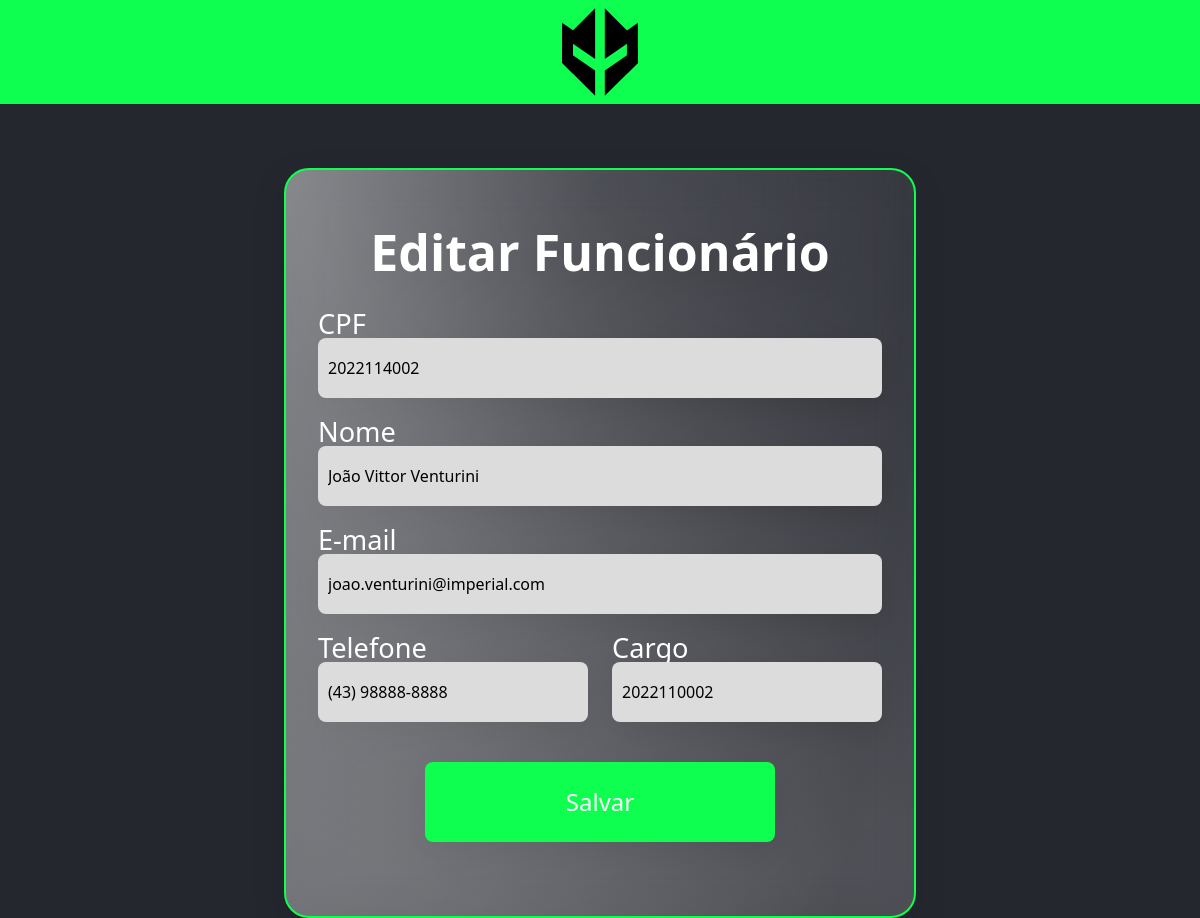
Screenshot of /Funcionario/Update.php?cpf=2022114002 with the database file from the repository.
### tables this page shows
CREATE TABLE funcionario (
  cpf VARCHAR(25) NOT NULL,
  nome VARCHAR(100),
  telefone VARCHAR(25),
  email VARCHAR(100),
  senha VARCHAR(255),
  idCargo INTEGER,
  idEndereco INTEGER, 
  PRIMARY KEY (cpf),
  FOREIGN KEY (idCargo) REFERENCES cargo(id),
  FOREIGN KEY (idEndereco) REFERENCES endereco(id)
);

### Funcionario/Update.php (the view, shortened to what this page needs)
<!DOCTYPE html>
<html lang="pt-BR">
<head>
    <link rel="stylesheet" href="../css/style.css">
    <link href="https://cdn.jsdelivr.net/npm/bootstrap@5.2.2/dist/css/bootstrap.min.css" rel="stylesheet">
</head>
<body>
    <header>
        <a href="../index.php">
            <img src="../img/Logo.svg" alt="Loga do time Imperial eSports">
        </a>
    </header>
    <?php
      include_once("../db/connectDB.php");
      if(isset($_GET['cpf'])){
        $sql = "SELECT * FROM funcionario WHERE cpf = ".$_REQUEST['cpf'];
        $res = $conn->query($sql);
        $row = $res->fetch_object();
      }
    ?>
    <main>
        <div class="conteudo medio text-center">
            <h1 class="titulo">Editar Funcionário</h1>
            <form action="./Actions.php" method="post">
                <div class="row">
                    <div class="col">
                        <label for="id">CPF</label>
                        <input type="text" required name="id" value="<?php print $row->cpf ?>">
                    </div>
                </div>
                <div class="row">
                    <div class="col">
                        <label for="nome">Nome</label>
                        <input type="text" required name="nome" value="<?php print $row->nome ?>">
                    </div>
                </div>
                <div class="row">
                    <div class="col">
                        <label for="email">E-mail</label>
                        <input type="email" required name="email" value="<?php print $row->email ?>">
                    </div>
                </div>
                <div class="row">
                    <div class="col">
                        <label for="telefone">Telefone</label>
                        <input type="text" name="telefone" value="<?php print $row->telefone ?>">
                    </div>
                    <div class="col">
                        <label for="cargo">Cargo</label>
                        <input type="text" name="cargo" value="<?php print $row->idCargo ?>">
                    </div>
                </div>
                <div class="row">
                    <div class="col">
                        <input type="submit" value="Salvar">
                    </div>
                </div>
            </form>
        </div>
    </main>
</body>
</html>

### css/style.css (style rules this page uses)
* { margin: 0; padding: 0; box-sizing: border-box; }
body { background-color: #25272F !important; color: #FFF !important; font-family: 'Roboto', sans-serif; height: 100vh; max-width: 100vw; }
header { background-color: #0FFF50; height: 6.5rem; display: flex; justify-content: center; align-items: center; }
header img { height: 6rem; }
.conteudo { background: radial-gradient(97.66% 97.66% at 50% 2.34%, rgba(255, 255, 255, 0) 0%, rgba(255, 255, 255, 0.2) 100%), radial-gradient(97.57% 210.75% at 0.9% 2.98%, rgba(255, 255, 255, 0.4) 0%, rgba(255, 255, 255, 0) 100%); filter: drop-shadow(0px 11px 14px rgba(0, 0, 0, 0.25)); backdrop-filter: blur(21px); border-radius: 25px; border: 2px solid #0FFF50; padding: 2rem; color: #FFF; }
.medio { margin: 4rem auto; min-height: 46.875rem; width: 39.5rem; }
.titulo { margin-top: 1.25rem; text-align: center; font-size: 3.125rem; font-weight: 600; }
.conteudo label { width: 100%; margin: 1.25rem 0 0 0; font-size: 1.7rem; line-height: 28px; display: flex; }
.conteudo input, .conteudo textarea { padding: 0 0.625rem; width: 100%; height: 3.75rem; background-color: #DCDCDC; border: none; border-radius: 8px; }
.conteudo input[type="submit"] { background-color: #0FFF50; height: 5rem; width: 21.875rem; color: #FFF; font-size: 24px; font-weight: 500; display: flex; justify-content: center; align-items: center; margin: 0 auto; margin-top: 40px; cursor: pointer; transition-delay: 50ms; }

### rows the page displays
funcionario: id "2022114002", nome "João Vittor Venturini", email "joao.venturini@imperial.com", telefone "(43) 98888-8888", cargo "2022110002"
